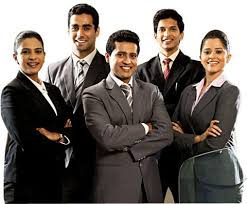
#> input picture image.jpg, 247 x 204 px
$ python oc.py
#> lines starting #> are read from the running program, lines starting #| are printed output that depends on the picture; after the words box and inside, x2 and y2 are one past the last pixel; in counts of white or black regions, pixels touching at a corner belong together
# -*- coding: utf-8 -*-
"""
Created on Tue Jun 26 14:09:46 2018

@author: GK
"""

#import OpenCV library
import cv2
#import matplotlib library
import matplotlib.pyplot as plt
#importing time library for speed comparisons of both classifiers
import time
import numpy as np

def convertToRGB(img):
    return cv2.cvtColor(img, cv2.COLOR_BGR2RGB)

#load test iamge
gray_img = cv2.imread('image.jpg',0)
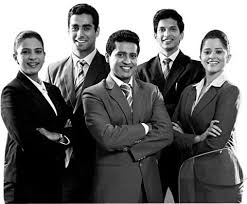
#> gray_img: shape (204, 247); min 0, max 255, mean 107.8
#convert the test image to gray image as opencv face detector expects gray images
#gray_img = cv2.cvtColor(test1,cv2.COLOR_BGR2GRAY)
#if you have matplotlib installed then
cv2.imshow('Test Image',gray_img)
cv2.waitKey(0)
cv2.destroyAllWindows()


#load cascade classifier training file for haarcascade
haar_face_cascade = cv2.CascadeClassifier('haarcascade_frontalface_default.xml')

#let's detect multiscale (some images may be closer to camera than others) images
faces = haar_face_cascade.detectMultiScale(gray_img, scaleFactor=1.1, minNeighbors=5);
#> faces = [[153, 18, 30, 30], [17, 39, 32, 32], [198, 39, 31, 31], [111, 43, 32, 32], [65, 15, 35, 35]]

#print the number of faces found
print('Faces found: ', len(faces))
#| Faces found:  5


#go over list of faces and draw them as rectangles on original colored
for (x, y, w, h) in faces:
    cv2.rectangle(gray_img, (x, y), (x+w, y+h), (0,255, 0), 2)
#> this loop made 5 passes
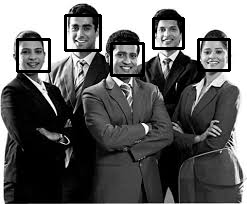
#> gray_img: shape (204, 247); 3.7% of pixels changed, all inside (x1, y1, x2, y2) = (16, 14, 231, 77)
#convert image to RGB and show image

cv2.imshow('Test Image',gray_img )
cv2.waitKey(0)
cv2.destroyAllWindows()


def detect_faces(f_cascade, colored_img, scaleFactor = 1.1):
 #just making a copy of image passed, so that passed image is not changed
#> called with scaleFactor = 1.1
 img_copy = colored_img.copy()

 #convert the test image to gray image as opencv face detector expects gray images
 #gray = cv2.cvtColor(img_copy, cv2.COLOR_BGR2GRAY)

 #let's detect multiscale (some images may be closer to camera than others) images
 faces = f_cascade.detectMultiScale(img_copy, scaleFactor=scaleFactor, minNeighbors=2);

 #go over list of faces and draw them as rectangles on original colored img
 for (x, y, w, h) in faces:
      cv2.rectangle(img_copy, (x, y), (x+w, y+h), (0, 255, 0), 2)

 return img_copy

#load another image
gray_img = cv2.imread('image.jpg',0)

#call our function to detect faces

t1 = time.time()
faces_detected_img = detect_faces(haar_face_cascade, gray_img)
#note time after detection
t2 = time.time()
#calculate time difference
dt1 = t2 - t1

#convert image to RGB and show image
#plt.imshow(convertToRGB(faces_detected_img))
#plt.imshow(convertToRGB(faces_detected_img))
cv2.imshow('Test Image',faces_detected_img )
cv2.waitKey(0)
cv2.destroyAllWindows()
print(dt1)
